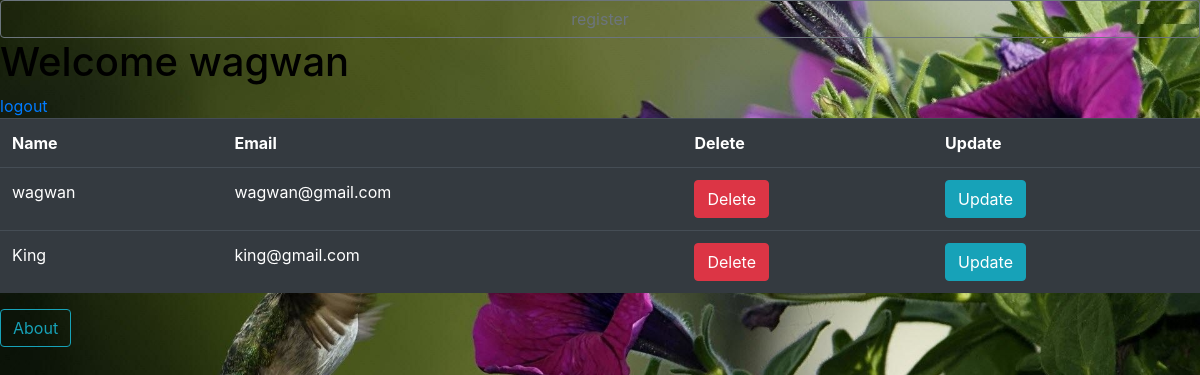
The app's page /dashboard (signed in) with its own data.
### database.py (models this page shows)
class Users(Model):
    name = CharField()
    email = CharField(unique=True)
    password = CharField()
    class Meta:
        database = db

### app.py (the view)
@app.route('/dashboard')
def dashboard():
    if not session.get("logged_in"):
        return redirect(url_for("login"))
    users = Users.select()
    return render_template("dashboard.html", users=users)

### templates/dashboard.html (shortened to what this page needs)
<!DOCTYPE html>
<html lang="en">
<head>
    <link rel="stylesheet" href="../static/bootstrap/css/bootstrap.css">
</head>
<body>
<a class="btn btn-outline-secondary btn-block" href="/">register</a>
<h1>Welcome {{ session["name"] }}</h1>
<a href="/logout">logout</a>
<table class="table table-hover table-dark">
    <tr>
        <th>Name</th>
        <th>Email</th>
        <th>Delete</th>
        <th>Update</th>
    </tr>
    {% for user in users %}
       <tr>
        <td>{{ user.name }}</td>
        <td>{{ user.email }}</td>
        <td><a class="btn btn-danger" href="/delete/{{user.id}}">Delete</a></td>
        <td><a class="btn btn-info" href="/update/{{ user.id }}">Update</a></td>
       </tr>
    {% endfor %}
</table>
<a href="/about" class="btn btn-outline-info">About</a>
</body>
</html>

### templates/dashboard.html (style rules this page uses)
body { background-color: cyan; background-image: url("../static/assets/newupdate.jpg"); background-repeat: no-repeat; background-size: cover; }
h1 { color: black; }

### records on screen
Users: name "wagwan", email "wagwan@gmail.com"
Users: name "King", email "king@gmail.com"
